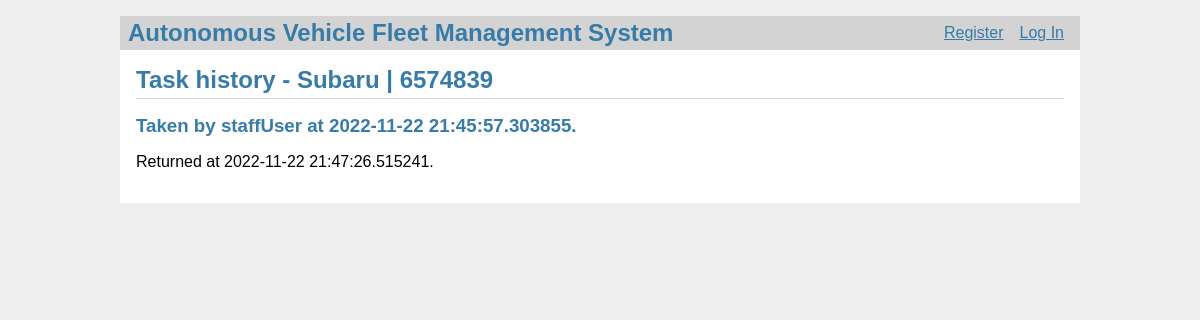
The page /vehicles/task_history?vid=3 on the database its author committed.
### models.py (models this page shows, shortened)
class Vehicle(db.Model):
    id = db.Column(db.Integer, primary_key=True)
    manufacturer = db.Column(db.String(80), unique=False, nullable=False)
    license_plate_number = db.Column(
        db.String(80), unique=True, nullable=False)
    user_id = db.Column(db.Integer, nullable=True)
    available = db.Column(db.Boolean, unique=False,
                          nullable=False, default=True)

class VehicleTask(db.Model):
    id = db.Column(db.Integer, primary_key=True)
    vehicle_id = db.Column(db.Integer, nullable=False)
    user_id = db.Column(db.Integer, nullable=False)
    completed = db.Column(db.Boolean, unique=False,
                          nullable=False, default=False)
    start_time = db.Column(db.DateTime, nullable=False)
    end_time = db.Column(db.DateTime, nullable=True)

class User(db.Model):
    id = db.Column(db.Integer, primary_key=True)
    username = db.Column(db.String(80), unique=True, nullable=False)
    password = db.Column(db.String(80), unique=True, nullable=False)
    role = db.Column(db.String(80), unique=False, nullable=False)

### vehicles.py (the view)
@bp.route('/task_history', methods=('GET', 'POST'))
def task_history():
    vid = request.args.get('vid')
    vehicle = Vehicle.query.filter_by(id=vid).first()
    tasks = VehicleTask.query.filter_by(vehicle_id=vid).all()
    users = {
        user.id: user for user in
        User.query.filter(User.id.in_(
            [task.user_id for task in tasks]
        )).all()
    }
    return render_template('vehicles/task_history.html', vehicle=vehicle, tasks=tasks, users=users)

### auth.py (called while the page is built)
@bp.before_app_request
def load_logged_in_user():
    user_id = session.get('user_id')
    if user_id is None:
        g.user = None
    else:
        g.user = User.query.filter_by(id=user_id).first()

### templates/vehicles/task_history.html (shortened to what this page needs)
{% extends 'base.html' %}
{% block header %}
<h1>Task history - {% block title %}{{ vehicle.manufacturer }} | {{ vehicle.license_plate_number }}{% endblock %}</h1>
{% endblock %}
{% block content %}
{% for t in tasks %}
<article class="task">
    <header>
        <div>
            <h1>Taken by {{ users[t.user_id].username }} at {{ t.start_time }}.</h1>
            {% if t.end_time %}
            <p>Returned at {{ t.end_time }}.</p>
            {% else %}
            <p>Not yet returned.</p>
            {% endif %}
        </div>
    </header>
</article>
{% endfor %}
{% endblock %}

### static/style.css (style rules this page uses)
h1 { font-family: sans-serif; color: #377ba8; margin: 1rem 0; }
.content>header h1 { flex: auto; margin: 1rem 0 0.25rem 0; }

### rows shown on the page
Vehicle: manufacturer "Subaru", license_plate_number "6574839"
VehicleTask: start_time "2022-11-22 21:45:57.303855", end_time "2022-11-22 21:47:26.515241"
User: username "staffUser"
